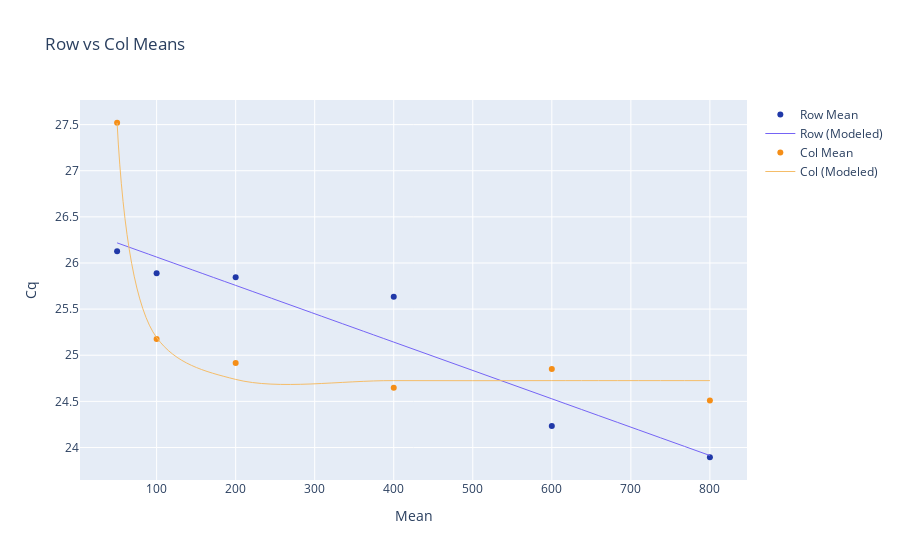
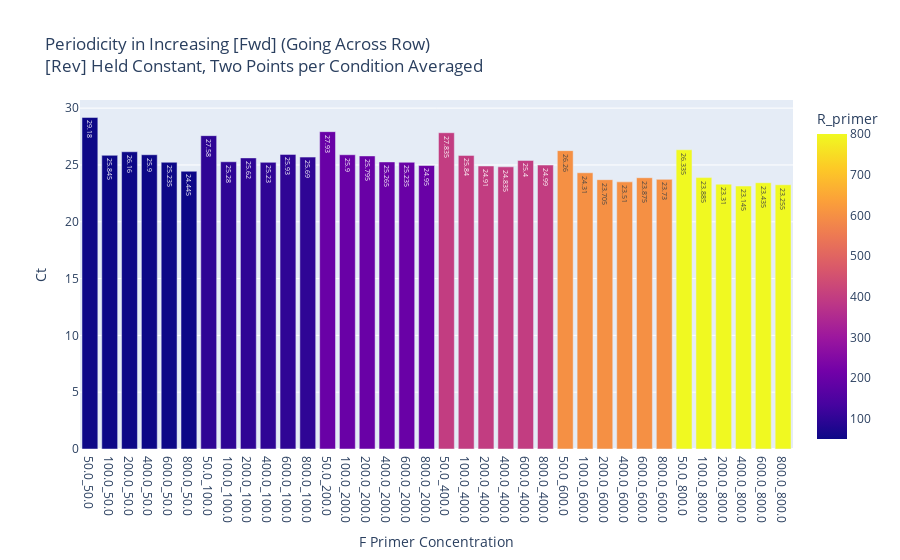
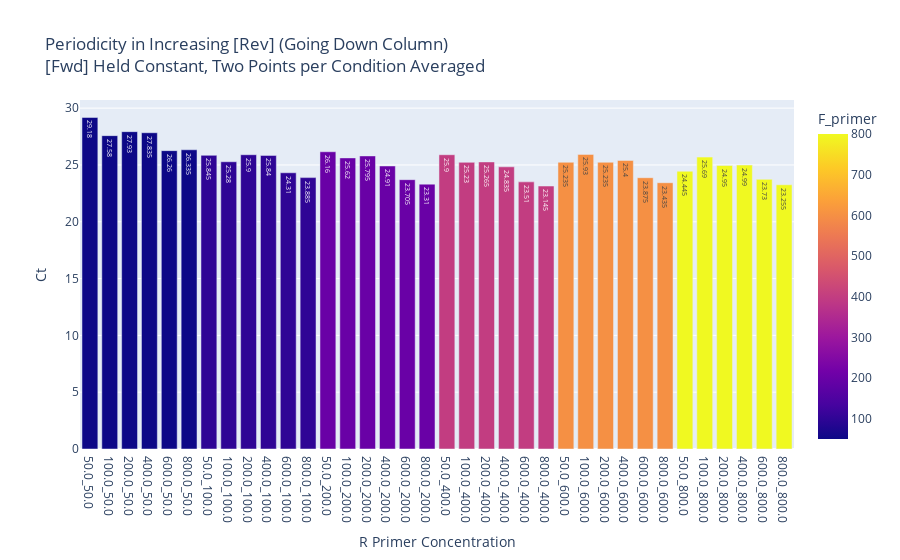
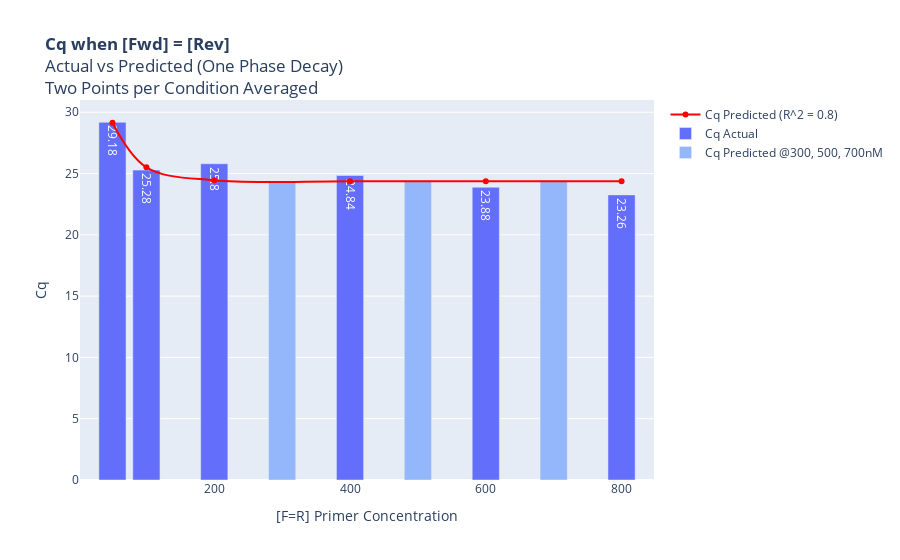

Here is the notebook cell these charts were saved with, in order:
### Code cell
primerMatrix = PrimerMatrixVis('Quan. Result')
# df = PrimerMatrixVis.dfCreate(primerMatrix)
# df = PrimerMatrixVis.addPrimerConcToDf(primerMatrix)
PrimerMatrixVis.RowAndColMeans(primerMatrix)
PrimerMatrixVis.Periodicity(primerMatrix)
PrimerMatrixVis.FwdAndRevEquivalence(primerMatrix)
PrimerMatrixVis.plotStandards(primerMatrix)

### Figure 1 — Plotly figure (JSON) as saved in the notebook; plotly's stock layout.template omitted (floating-point values rounded to 4 significant figures)
{"data": [{"marker": {"color": "#2038A8"}, "mode": "markers", "name": "Row Mean", "type": "scatter", "x": [50, 100, 200, 400, 600, 800], "y": [26.13, 25.89, 25.85, 25.64, 24.23, 23.89]}, {"line": {"color": "#7564F5", "shape": "spline", "width": 1}, "mode": "lines", "name": "Row (Modeled)", "type": "scatter", "x": [50, 100, 200, 400, 600, 800], "y": [26.22, 26.06, 25.76, 25.14, 24.53, 23.91]}, {"marker": {"color": "#F58E17"}, "mode": "markers", "name": "Col Mean", "type": "scatter", "x": [50, 100, 200, 400, 600, 800], "y": [27.52, 25.18, 24.92, 24.65, 24.85, 24.51]}, {"line": {"color": "#F5BD69", "shape": "spline", "width": 1}, "mode": "lines", "name": "Col (Modeled)", "type": "scatter", "x": [50, 100, 200, 400, 600, 800], "y": [27.52, 25.19, 24.74, 24.72, 24.72, 24.72]}], "layout": {"title": {"text": "Row vs Col Means"}, "xaxis": {"title": {"text": "Mean"}}, "yaxis": {"title": {"text": "Cq"}}}}

### Figure 2 — Plotly figure (JSON) as saved in the notebook; plotly's stock layout.template omitted (floating-point values rounded to 4 significant figures)
{"data": [{"alignmentgroup": "True", "hovertemplate": "F Primer Concentration=%{x}<br>Ct=%{y}<br>R_primer=%{marker.color}<extra></extra>", "legendgroup": "", "marker": {"color": [50, 50, 50, 50, 50, 50, 100, 100, 100, 100, 100, 100, 200, 200, 200, 200, 200, 200, 400, 400, 400, 400, 400, 400, 600, 600, 600, 600, 600, 600, 800, 800, 800, 800, 800, 800], "coloraxis": "coloraxis", "pattern": {"shape": ""}}, "name": "", "offsetgroup": "", "orientation": "v", "showlegend": false, "textposition": "auto", "texttemplate": "%{y}", "type": "bar", "x": ["50.0_50.0", "100.0_50.0", "200.0_50.0", "400.0_50.0", "600.0_50.0", "800.0_50.0", "50.0_100.0", "100.0_100.0", "200.0_100.0", "400.0_100.0", "600.0_100.0", "800.0_100.0", "50.0_200.0", "100.0_200.0", "200.0_200.0", "400.0_200.0", "600.0_200.0", "800.0_200.0", "50.0_400.0", "100.0_400.0", "200.0_400.0", "400.0_400.0", "600.0_400.0", "800.0_400.0", "50.0_600.0", "100.0_600.0", "200.0_600.0", "400.0_600.0", "600.0_600.0", "800.0_600.0", "50.0_800.0", "100.0_800.0", "200.0_800.0", "400.0_800.0", "600.0_800.0", "800.0_800.0"], "xaxis": "x", "y": [29.18, 25.84, 26.16, 25.9, 25.23, 24.45, 27.58, 25.28, 25.62, 25.23, 25.93, 25.69, 27.93, 25.9, 25.8, 25.27, 25.23, 24.95, 27.84, 25.84, 24.91, 24.84, 25.4, 24.99, 26.26, 24.31, 23.7, 23.51, 23.88, 23.73, 26.34, 23.88, 23.31, 23.15, 23.44, 23.26], "yaxis": "y"}], "layout": {"barmode": "group", "coloraxis": {"colorbar": {"title": {"text": "R_primer"}}, "colorscale": [[0, "#0d0887"], [0.1111, "#46039f"], [0.2222, "#7201a8"], [0.3333, "#9c179e"], [0.4444, "#bd3786"], [0.5556, "#d8576b"], [0.6667, "#ed7953"], [0.7778, "#fb9f3a"], [0.8889, "#fdca26"], [1, "#f0f921"]]}, "legend": {"tracegroupgap": 0}, "title": {"text": "Periodicity in Increasing [Fwd] (Going Across Row)<br>[Rev] Held Constant, Two Points per Condition Averaged"}, "xaxis": {"anchor": "y", "domain": [0, 1], "title": {"text": "F Primer Concentration"}}, "yaxis": {"anchor": "x", "domain": [0, 1], "title": {"text": "Ct"}}}}

### Figure 3 — Plotly figure (JSON) as saved in the notebook; plotly's stock layout.template omitted (floating-point values rounded to 4 significant figures)
{"data": [{"alignmentgroup": "True", "hovertemplate": "R Primer Concentration=%{x}<br>Ct=%{y}<br>F_primer=%{marker.color}<extra></extra>", "legendgroup": "", "marker": {"color": [50, 50, 50, 50, 50, 50, 100, 100, 100, 100, 100, 100, 200, 200, 200, 200, 200, 200, 400, 400, 400, 400, 400, 400, 600, 600, 600, 600, 600, 600, 800, 800, 800, 800, 800, 800], "coloraxis": "coloraxis", "pattern": {"shape": ""}}, "name": "", "offsetgroup": "", "orientation": "v", "showlegend": false, "textposition": "auto", "texttemplate": "%{y}", "type": "bar", "x": ["50.0_50.0", "100.0_50.0", "200.0_50.0", "400.0_50.0", "600.0_50.0", "800.0_50.0", "50.0_100.0", "100.0_100.0", "200.0_100.0", "400.0_100.0", "600.0_100.0", "800.0_100.0", "50.0_200.0", "100.0_200.0", "200.0_200.0", "400.0_200.0", "600.0_200.0", "800.0_200.0", "50.0_400.0", "100.0_400.0", "200.0_400.0", "400.0_400.0", "600.0_400.0", "800.0_400.0", "50.0_600.0", "100.0_600.0", "200.0_600.0", "400.0_600.0", "600.0_600.0", "800.0_600.0", "50.0_800.0", "100.0_800.0", "200.0_800.0", "400.0_800.0", "600.0_800.0", "800.0_800.0"], "xaxis": "x", "y": [29.18, 27.58, 27.93, 27.84, 26.26, 26.34, 25.84, 25.28, 25.9, 25.84, 24.31, 23.88, 26.16, 25.62, 25.8, 24.91, 23.7, 23.31, 25.9, 25.23, 25.27, 24.84, 23.51, 23.15, 25.23, 25.93, 25.23, 25.4, 23.88, 23.44, 24.45, 25.69, 24.95, 24.99, 23.73, 23.26], "yaxis": "y"}], "layout": {"barmode": "group", "coloraxis": {"colorbar": {"title": {"text": "F_primer"}}, "colorscale": [[0, "#0d0887"], [0.1111, "#46039f"], [0.2222, "#7201a8"], [0.3333, "#9c179e"], [0.4444, "#bd3786"], [0.5556, "#d8576b"], [0.6667, "#ed7953"], [0.7778, "#fb9f3a"], [0.8889, "#fdca26"], [1, "#f0f921"]]}, "legend": {"tracegroupgap": 0}, "title": {"text": "Periodicity in Increasing [Rev] (Going Down Column)<br>[Fwd] Held Constant, Two Points per Condition Averaged"}, "xaxis": {"anchor": "y", "domain": [0, 1], "title": {"text": "R Primer Concentration"}}, "yaxis": {"anchor": "x", "domain": [0, 1], "title": {"text": "Ct"}}}}

### Figure 4 — Plotly figure (JSON) as saved in the notebook; plotly's stock layout.template omitted (floating-point values rounded to 4 significant figures)
{"data": [{"line": {"color": "rgb(255, 0, 0)", "shape": "spline", "width": 2}, "mode": "lines+markers", "name": "Cq Predicted (R^2 = 0.8)", "type": "scatter", "x": [50, 100, 200, 400, 600, 800], "y": [29.14, 25.51, 24.44, 24.38, 24.38, 24.38]}, {"marker": {"color": "#636EFA"}, "name": "Cq Actual", "text": ["29.18", "25.28", "25.8", "24.84", "23.88", "23.26"], "textposition": "inside", "type": "bar", "x": [50, 100, 200, 400, 600, 800], "y": [29.18, 25.28, 25.8, 24.84, 23.88, 23.26]}, {"marker": {"color": "#94B6FA"}, "name": "Cq Predicted @300, 500, 700nM", "textposition": "inside", "type": "bar", "x": [300, 500, 700], "y": [24.38, 24.38, 24.38]}], "layout": {"title": {"text": "<b>Cq when [Fwd] = [Rev]</b><br>Actual vs Predicted (One Phase Decay)<br>Two Points per Condition Averaged"}, "xaxis": {"title": {"text": "[F=R] Primer Concentration"}}, "yaxis": {"title": {"text": "Cq"}}}}
